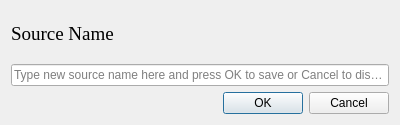
<?xml version="1.0" encoding="UTF-8"?>
<ui version="4.0">
 <class>AddSourceDialog</class>
 <widget class="QDialog" name="AddSourceDialog">
  <property name="geometry">
   <rect>
    <x>0</x>
    <y>0</y>
    <width>400</width>
    <height>125</height>
   </rect>
  </property>
  <property name="windowTitle">
   <string>Add Source</string>
  </property>
  <layout class="QGridLayout" name="gridLayout">
   <item row="1" column="0">
    <widget class="QLineEdit" name="addSourceLineEdit">
     <property name="toolTip">
      <string>Type new source name here and press OK to save or Cancel to discard.</string>
     </property>
     <property name="placeholderText">
      <string>Type new source name here and press OK to save or Cancel to discard.</string>
     </property>
    </widget>
   </item>
   <item row="2" column="0">
    <widget class="QDialogButtonBox" name="addSourceButtons">
     <property name="orientation">
      <enum>Qt::Horizontal</enum>
     </property>
     <property name="standardButtons">
      <set>QDialogButtonBox::Cancel|QDialogButtonBox::Ok</set>
     </property>
    </widget>
   </item>
   <item row="0" column="0">
    <widget class="QLabel" name="sourceNameLable">
     <property name="font">
      <font>
       <family>Times New Roman</family>
       <pointsize>14</pointsize>
      </font>
     </property>
     <property name="text">
      <string>Source Name</string>
     </property>
     <property name="textFormat">
      <enum>Qt::RichText</enum>
     </property>
    </widget>
   </item>
  </layout>
 </widget>
 <tabstops>
  <tabstop>addSourceLineEdit</tabstop>
  <tabstop>addSourceButtons</tabstop>
 </tabstops>
 <resources/>
 <connections>
  <connection>
   <sender>addSourceButtons</sender>
   <signal>accepted()</signal>
   <receiver>AddSourceDialog</receiver>
   <slot>accept()</slot>
   <hints>
    <hint type="sourcelabel">
     <x>248</x>
     <y>254</y>
    </hint>
    <hint type="destinationlabel">
     <x>157</x>
     <y>274</y>
    </hint>
   </hints>
  </connection>
  <connection>
   <sender>addSourceButtons</sender>
   <signal>rejected()</signal>
   <receiver>AddSourceDialog</receiver>
   <slot>reject()</slot>
   <hints>
    <hint type="sourcelabel">
     <x>316</x>
     <y>260</y>
    </hint>
    <hint type="destinationlabel">
     <x>286</x>
     <y>274</y>
    </hint>
   </hints>
  </connection>
  <connection>
   <sender>addSourceLineEdit</sender>
   <signal>returnPressed()</signal>
   <receiver>AddSourceDialog</receiver>
   <slot>accept()</slot>
   <hints>
    <hint type="sourcelabel">
     <x>199</x>
     <y>76</y>
    </hint>
    <hint type="destinationlabel">
     <x>199</x>
     <y>62</y>
    </hint>
   </hints>
  </connection>
 </connections>
</ui>
